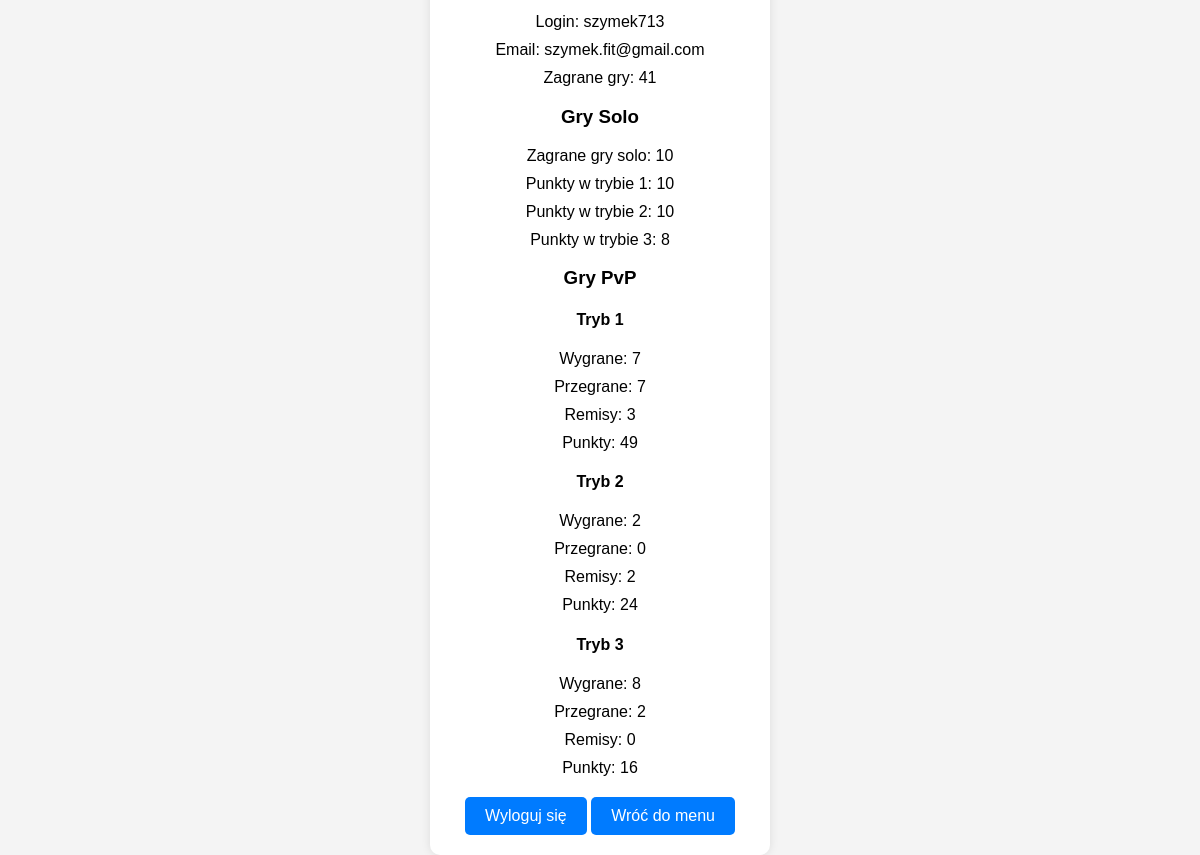
/profile/ (signed in), run on the app's committed database.
### my_quiz_app/python_django/profiles/models.py (models this page shows, shortened)
class UserProfile(models.Model):
    user = models.OneToOneField(settings.AUTH_USER_MODEL, on_delete=models.CASCADE)
    pvp_wins_mode1 = models.IntegerField(default=0)
    pvp_wins_mode2 = models.IntegerField(default=0)
    pvp_wins_mode3 = models.IntegerField(default=0)
    pvp_losses_mode1 = models.IntegerField(default=0)
    pvp_losses_mode2 = models.IntegerField(default=0)
    pvp_losses_mode3 = models.IntegerField(default=0)
    pvp_draws_mode1 = models.IntegerField(default=0)
    pvp_draws_mode2 = models.IntegerField(default=0)
    pvp_draws_mode3 = models.IntegerField(default=0)
    solo_games_played = models.IntegerField(default=0)
    email = models.EmailField()
    solo_points_mode1 = models.IntegerField(default=0)
    solo_points_mode2 = models.IntegerField(default=0)
    solo_points_mode3 = models.IntegerField(default=0)
    pvp_points_mode1 = models.IntegerField(default=0)
    pvp_points_mode2 = models.IntegerField(default=0)
    pvp_points_mode3 = models.IntegerField(default=0)

### my_quiz_app/python_django/profiles/views.py (the view)
# urls.py: path('profile/', views.profile, name='profile'),
@login_required
def profile(request):
    profile = request.user.userprofile
    total_games = (
        profile.pvp_wins_mode1 + profile.pvp_losses_mode1 + profile.pvp_draws_mode1 +
        profile.pvp_wins_mode2 + profile.pvp_losses_mode2 + profile.pvp_draws_mode2 +
        profile.pvp_wins_mode3 + profile.pvp_losses_mode3 + profile.pvp_draws_mode3 + profile.solo_games_played
    )  # Obliczenie liczby zagranych gier
    return render(request, 'profiles/profile.html', {'profile': profile, 'total_games': total_games})

### my_quiz_app/python_django/profiles/templates/profiles/profile.html (shortened to what this page needs)
<!DOCTYPE html>
<html lang="en">
<head>
</head>
<body>
    <div class="profile-container">
        <p>Login: {{ request.user.username }}</p>
        <p>Email: {{ request.user.email }}</p>
        <p>Zagrane gry: {{ total_games }}</p>
        <h3>Gry Solo</h3>
        <p>Zagrane gry solo: {{ profile.solo_games_played }}</p>
        <p>Punkty w trybie 1: {{ profile.solo_points_mode1 }}</p>
        <p>Punkty w trybie 2: {{ profile.solo_points_mode2 }}</p>
        <p>Punkty w trybie 3: {{ profile.solo_points_mode3 }}</p>
        <h3>Gry PvP</h3>
        <h4>Tryb 1</h4>
        <p>Wygrane: {{ profile.pvp_wins_mode1 }}</p>
        <p>Przegrane: {{ profile.pvp_losses_mode1 }}</p>
        <p>Remisy: {{ profile.pvp_draws_mode1 }}</p>
        <p>Punkty: {{ profile.pvp_points_mode1 }}</p>
        <h4>Tryb 2</h4>
        <p>Wygrane: {{ profile.pvp_wins_mode2 }}</p>
        <p>Przegrane: {{ profile.pvp_losses_mode2 }}</p>
        <p>Remisy: {{ profile.pvp_draws_mode2 }}</p>
        <p>Punkty: {{ profile.pvp_points_mode2 }}</p>
        <h4>Tryb 3</h4>
        <p>Wygrane: {{ profile.pvp_wins_mode3 }}</p>
        <p>Przegrane: {{ profile.pvp_losses_mode3 }}</p>
        <p>Remisy: {{ profile.pvp_draws_mode3 }}</p>
        <p>Punkty: {{ profile.pvp_points_mode3 }}</p>
        <a class="button" href="{% url 'account_logout' %}">Wyloguj się</a>
        <a class="button" href="{% url 'menu' %}">Wróć do menu</a>
    </div>
</body>
</html>

### my_quiz_app/python_django/profiles/templates/profiles/profile.html (style rules this page uses)
body { font-family: Arial, sans-serif; background-color: #f4f4f4; display: flex; justify-content: center; align-items: center; height: 100vh; margin: 0; }
.profile-container { background-color: #fff; padding: 20px; border-radius: 10px; box-shadow: 0 0 10px rgba(0, 0, 0, 0.1); width: 300px; text-align: center; }
.profile-container p { margin: 10px 0; }
.button { display: inline-block; padding: 10px 20px; margin-top: 10px; border-radius: 5px; background-color: #007bff; color: #fff; text-decoration: none; cursor: pointer; }

### data on the page
UserProfile: solo_games_played "10", solo_points_mode1 "10", solo_points_mode2 "10", solo_points_mode3 "8", pvp_wins_mode1 "7", pvp_losses_mode1 "7", pvp_draws_mode1 "3", pvp_points_mode1 "49", pvp_wins_mode2 "2", pvp_losses_mode2 "0", pvp_draws_mode2 "2", pvp_points_mode2 "24", pvp_wins_mode3 "8", pvp_losses_mode3 "2", pvp_draws_mode3 "0", pvp_points_mode3 "16"

### other printed values
{{ request.user.username }} "szymek713"
{{ request.user.email }} "szymek.fit@gmail.com"
{{ total_games }} "41"
